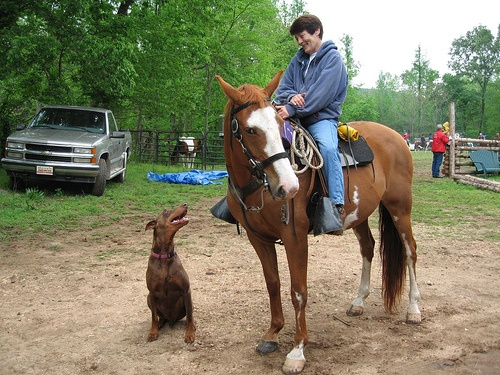
#> input picture repo/test.jpg, 500 x 375 px
$ python color_transforms.py
#> lines starting #> are read from the running program, lines starting #| are printed output that depends on the picture
#!/usr/bin/env python3
# -*- coding: utf-8 -*-
"""
Created on Wed Jan  9 10:16:08 2019

@author: ubuntu
"""

import cv2

__all__ =['bgr2rgb', 'rgb2bgr', 'bgr2hsv', 'hsv2bgr','bgr2gray', 'gray2bgr']

def convert_color_factory(src, dst):
    """
    Args:
        src(str): The input image color type.
        dst(str): The output image color type.
    Returns:
        convert_color(ndarray): The converted image
    """
    code = getattr(cv2, 'COLOR_{}2{}'.format(src.upper(), dst.upper()))
    # 这部分COLOR开头的变量作为dict的key存储在cv2中,也可直接写cv2.COLOR_BGR2RGB

    def convert_color(img):
        out_img = cv2.cvtColor(img, code)
        return out_img

    return convert_color


def bgr2gray(img, keepdim=False):
    """Convert a BGR image to grayscale image.

    Args:
        img (ndarray): The input image.
        keepdim (bool): If False (by default), then return the grayscale image
            with 2 dims, otherwise 3 dims.

    Returns:
        ndarray: The converted grayscale image.
    """
    out_img = cv2.cvtColor(img, cv2.COLOR_BGR2GRAY)
    if keepdim:  # 默认灰度图输出是二维(w, h)
        out_img = out_img[..., None]
    return out_img


def gray2bgr(img):
    """Convert a grayscale image to BGR image.

    Args:
        img (ndarray or str): The input image.

    Returns:
        ndarray: The converted BGR image.
    """
    img = img[..., None] if img.ndim == 2 else img
    out_img = cv2.cvtColor(img, cv2.COLOR_GRAY2BGR)
    return out_img

bgr2rgb = convert_color_factory('bgr', 'rgb')

rgb2bgr = convert_color_factory('rgb', 'bgr')

bgr2hsv = convert_color_factory('bgr', 'hsv')

hsv2bgr = convert_color_factory('hsv', 'bgr')

if __name__ == '__main__':
    import matplotlib.pyplot as plt
    path = '../repo/test.jpg'
    img = cv2.imread(path) # (h,w,c)-bgr
#> img is the input picture: shape (375, 500, 3); mean B, G, R 101, 127.1, 128.4
    img1 = bgr2hsv(img)
#> in convert_color, `out_img = cv2.cvtColor(img, code)`: out_img: shape (375, 500, 3); mean H, S, V 35.6, 91.9, 141.1
    img2 = bgr2rgb(img)
    img3 = bgr2gray(img)
#> in bgr2gray, `out_img = cv2.cvtColor(img, cv2.COLOR_BGR2GRAY)`:
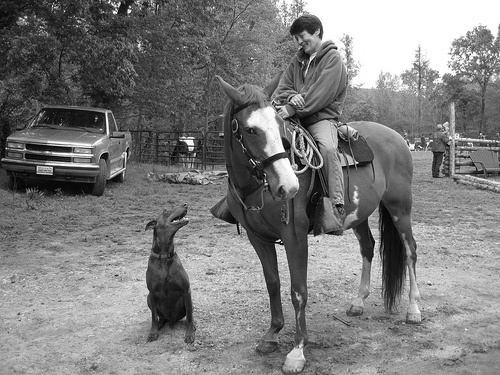
#> out_img: shape (375, 500); min 0, max 255, mean 124.5

    plt.subplot(151)
    plt.title('bgr')
    plt.imshow(img)

    plt.subplot(152)
    plt.title('rgb')
    plt.imshow(img2)

    plt.subplot(153)
    plt.title('hsv')
    plt.imshow(img1)

    plt.subplot(154)
    plt.title('gray')
    plt.imshow(img3)

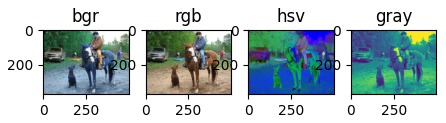
#> figure drawn by matplotlib, 4 panels; B, G, R data is drawn as R, G, B
